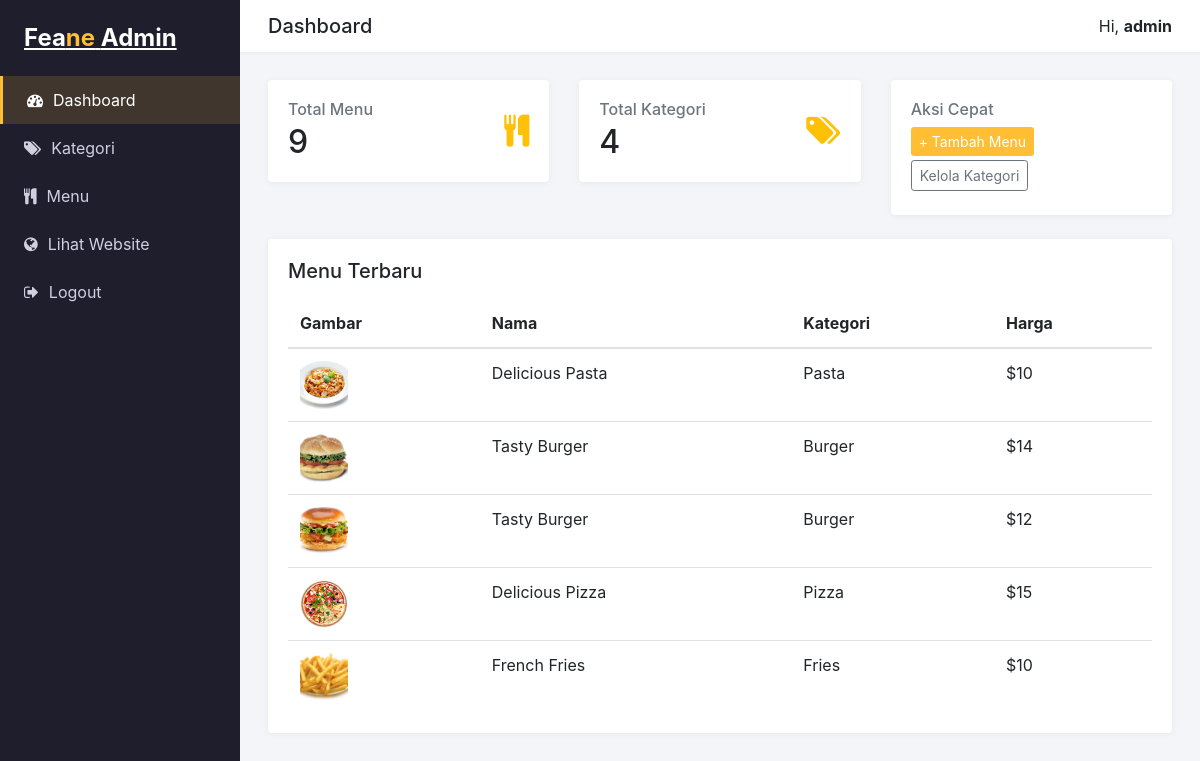
Page /admin/dashboard.php (signed in) on the committed database.
### tables this page shows
CREATE TABLE IF NOT EXISTS menu_items (
  id          INT AUTO_INCREMENT PRIMARY KEY,
  category_id INT NOT NULL,
  name        VARCHAR(120) NOT NULL,
  description TEXT,
  price       DECIMAL(10,2) NOT NULL DEFAULT 0,
  image       VARCHAR(255),                        
  created_at  TIMESTAMP DEFAULT CURRENT_TIMESTAMP,
  CONSTRAINT fk_menu_category
    FOREIGN KEY (category_id) REFERENCES categories(id)
    ON DELETE CASCADE ON UPDATE CASCADE
);

CREATE TABLE IF NOT EXISTS categories (
  id         INT AUTO_INCREMENT PRIMARY KEY,
  name       VARCHAR(80)  NOT NULL,
  slug       VARCHAR(80)  NOT NULL UNIQUE,
  created_at TIMESTAMP DEFAULT CURRENT_TIMESTAMP
);

### includes/functions.php (called while the page is built, shortened)
<?php
function e(?string $value): string
{
    return htmlspecialchars($value ?? '', ENT_QUOTES, 'UTF-8');
}

### admin/dashboard.php (the view, shortened to what this page needs)
<?php
require_once __DIR__ . '/../includes/functions.php';
$db = getDB();
$totalItems      = (int) $db->query('SELECT COUNT(*) FROM menu_items')->fetchColumn();
$totalCategories = (int) $db->query('SELECT COUNT(*) FROM categories')->fetchColumn();
$latest          = $db->query(
    'SELECT m.*, c.name AS category_name FROM menu_items m
     JOIN categories c ON c.id = m.category_id
     ORDER BY m.id DESC LIMIT 5'
)->fetchAll();
require __DIR__ . '/partials/header.php';
?>
<div class="row">
  <div class="col-md-4 mb-4">
    <div class="card">
      <div class="card-body d-flex justify-content-between align-items-center">
        <div>
          <h6 class="text-muted mb-1">Total Menu</h6>
          <h2 class="mb-0"><?= $totalItems ?></h2>
        </div>
        <i class="fa fa-cutlery fa-2x text-warning"></i>
      </div>
    </div>
  </div>
  <div class="col-md-4 mb-4">
    <div class="card">
      <div class="card-body d-flex justify-content-between align-items-center">
        <div>
          <h6 class="text-muted mb-1">Total Kategori</h6>
          <h2 class="mb-0"><?= $totalCategories ?></h2>
        </div>
        <i class="fa fa-tags fa-2x text-warning"></i>
      </div>
    </div>
  </div>
  <div class="col-md-4 mb-4">
    <div class="card">
      <div class="card-body">
        <h6 class="text-muted mb-2">Aksi Cepat</h6>
        <a href="menu_items.php?action=create" class="btn btn-feane btn-sm mb-1">+ Tambah Menu</a>
        <a href="categories.php" class="btn btn-outline-secondary btn-sm mb-1">Kelola Kategori</a>
      </div>
    </div>
  </div>
</div>
<div class="card">
  <div class="card-body">
    <h5 class="mb-3">Menu Terbaru</h5>
    <div class="table-responsive">
      <table class="table table-hover mb-0">
        <thead><tr><th>Gambar</th><th>Nama</th><th>Kategori</th><th>Harga</th></tr></thead>
        <tbody>
          <?php if (empty($latest)): ?>
            <tr><td colspan="4" class="text-center text-muted">Belum ada menu.</td></tr>
          <?php else: foreach ($latest as $row): ?>
            <tr>
              <td><img src="../<?= e($row['image']) ?>" alt="" style="width:48px;height:48px;object-fit:cover;border-radius:6px;"></td>
              <td><?= e($row['name']) ?></td>
              <td><?= e($row['category_name']) ?></td>
              <td>$<?= number_format((float)$row['price'], 0) ?></td>
            </tr>
          <?php endforeach; endif; ?>
        </tbody>
      </table>
    </div>
  </div>
</div>
<?php require __DIR__ . '/partials/footer.php'; ?>

### admin/partials/header.php (style rules this page uses)
:root { --feane:#ffbe33; --dark:#1e1e2d; }
body { background:#f4f5f9; }
.btn-feane { background:var(--feane); color:#fff; border:none; }
.card { border:none; box-shadow:0 1px 6px rgba(0,0,0,.06); }
.table thead th { border-top:none; }

### rows in the picture
menu_items: image (picture), name "Delicious Pasta", category.name "Pasta", price "10"
menu_items: image (picture), name "Tasty Burger", category.name "Burger", price "14"
menu_items: image (picture), name "Tasty Burger", category.name "Burger", price "12"
menu_items: image (picture), name "Delicious Pizza", category.name "Pizza", price "15"
menu_items: image (picture), name "French Fries", category.name "Fries", price "10"

### other values in the picture
$title "Dashboard"
currentAdminName() "admin"
$totalItems "9"
$totalCategories "4"
